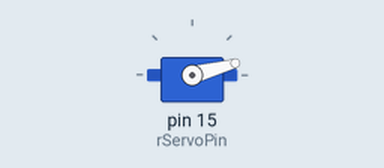
Simulated run of this program. Board: Raspberry Pi (header pin numbers). Shown: servo. Servo angles are drawn from the pulse width (0.5 ms = 0°, 2.5 ms = 180°); what the program prints to the terminal is not drawn. At 0.5 s the program stops and its outputs stay as they are.

Above: at 0.1 s.
Timing chart, 0 to 1.6 s (numbered marks = the images above):
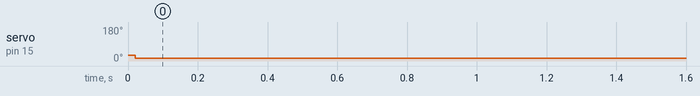

Measured:
- by itself, servo on pin 15 (rServoPin): 30° → 15° at 0.02 s

The program:

base.py
```python
import RPi.GPIO as GPIO
import time

#lServoPin = 11
rServoPin = 15
GPIO.setmode(GPIO.BOARD)

#GPIO.setup(lServoPin, GPIO.OUT)
GPIO.setup(rServoPin, GPIO.OUT)

#lPwm = GPIO.PWM(lServoPin, 50)
rPwm = GPIO.PWM(rServoPin, 60)
#lPwm.start(5)
rPwm.start(5)


x=0
while(x<1):

       # p.ChangeDutyCycle(2.5)
       # time.sleep(0.5)

       # positionl = 1./18.*(i)+2
       # positionr = 1./18.*(180-i)+2
   # lPwm.ChangeDutyCycle(7.5)
    rPwm.ChangeDutyCycle(4)
    time.sleep(0.5)
    #for i in range(90, 45, -1):
       # positionl = 1./18.*(i)+2
     #   positionr = 1./18.*(180-i)+2
        #lPwm.ChangeDutyCycle(positionl)
      #  rPwm.ChangeDutyCycle(positionr)
       # time.sleep(0.005)
    x = x + 1
print("done")
#lPwm.stop()
rPwm.stop()
GPIO.cleanup()
```
